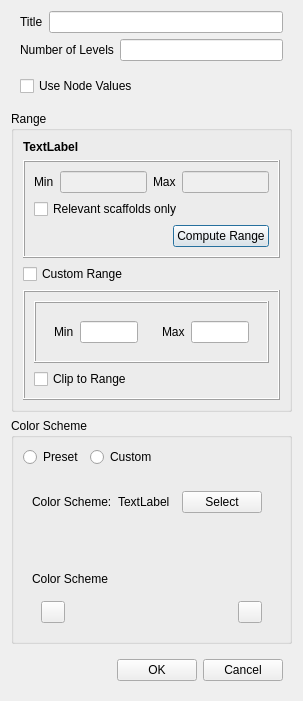
<?xml version="1.0" encoding="UTF-8"?>
<ui version="4.0">
 <class>ContourColormapDialog</class>
 <widget class="QDialog" name="ContourColormapDialog">
  <property name="geometry">
   <rect>
    <x>0</x>
    <y>0</y>
    <width>303</width>
    <height>677</height>
   </rect>
  </property>
  <property name="windowTitle">
   <string>Colormap Legend</string>
  </property>
  <layout class="QVBoxLayout" name="verticalLayout_3">
   <item>
    <widget class="QWidget" name="widget_6" native="true">
     <layout class="QHBoxLayout" name="horizontalLayout_5">
      <property name="topMargin">
       <number>0</number>
      </property>
      <property name="bottomMargin">
       <number>0</number>
      </property>
      <item>
       <widget class="QLabel" name="label_6">
        <property name="text">
         <string>Title</string>
        </property>
       </widget>
      </item>
      <item>
       <widget class="QLineEdit" name="fieldDisplayName"/>
      </item>
     </layout>
    </widget>
   </item>
   <item>
    <widget class="QWidget" name="widget_7" native="true">
     <layout class="QHBoxLayout" name="horizontalLayout_6">
      <property name="topMargin">
       <number>0</number>
      </property>
      <property name="bottomMargin">
       <number>0</number>
      </property>
      <item>
       <widget class="QLabel" name="label_1">
        <property name="text">
         <string>Number of Levels</string>
        </property>
       </widget>
      </item>
      <item>
       <widget class="QLineEdit" name="numberOfLevels"/>
      </item>
     </layout>
    </widget>
   </item>
   <item>
    <widget class="QWidget" name="widget_12" native="true">
     <layout class="QVBoxLayout" name="verticalLayout_8">
      <item>
       <widget class="QCheckBox" name="useNodeValues">
        <property name="text">
         <string>Use Node Values</string>
        </property>
       </widget>
      </item>
     </layout>
    </widget>
   </item>
   <item>
    <widget class="QGroupBox" name="groupBox">
     <property name="title">
      <string>Range</string>
     </property>
     <layout class="QVBoxLayout" name="verticalLayout">
      <item>
       <widget class="QLabel" name="colorBy">
        <property name="font">
         <font>
          <bold>true</bold>
         </font>
        </property>
        <property name="text">
         <string>TextLabel</string>
        </property>
       </widget>
      </item>
      <item>
       <widget class="QFrame" name="frame">
        <property name="frameShape">
         <enum>QFrame::Box</enum>
        </property>
        <property name="frameShadow">
         <enum>QFrame::Raised</enum>
        </property>
        <layout class="QVBoxLayout" name="verticalLayout_5">
         <item>
          <widget class="QWidget" name="widget_8" native="true">
           <layout class="QHBoxLayout" name="horizontalLayout_7">
            <property name="leftMargin">
             <number>0</number>
            </property>
            <property name="topMargin">
             <number>0</number>
            </property>
            <property name="rightMargin">
             <number>0</number>
            </property>
            <property name="bottomMargin">
             <number>0</number>
            </property>
            <item>
             <widget class="QWidget" name="widget_9" native="true">
              <layout class="QFormLayout" name="formLayout_5">
               <property name="leftMargin">
                <number>0</number>
               </property>
               <property name="topMargin">
                <number>0</number>
               </property>
               <property name="rightMargin">
                <number>0</number>
               </property>
               <property name="bottomMargin">
                <number>0</number>
               </property>
               <item row="0" column="0">
                <widget class="QLabel" name="label_8">
                 <property name="text">
                  <string>Min</string>
                 </property>
                </widget>
               </item>
               <item row="0" column="1">
                <widget class="QLineEdit" name="rangeMin">
                 <property name="enabled">
                  <bool>false</bool>
                 </property>
                </widget>
               </item>
              </layout>
             </widget>
            </item>
            <item>
             <widget class="QWidget" name="widget_10" native="true">
              <layout class="QFormLayout" name="formLayout_6">
               <property name="leftMargin">
                <number>0</number>
               </property>
               <property name="topMargin">
                <number>0</number>
               </property>
               <property name="rightMargin">
                <number>0</number>
               </property>
               <property name="bottomMargin">
                <number>0</number>
               </property>
               <item row="0" column="0">
                <widget class="QLabel" name="label_9">
                 <property name="text">
                  <string>Max</string>
                 </property>
                </widget>
               </item>
               <item row="0" column="1">
                <widget class="QLineEdit" name="rangeMax">
                 <property name="enabled">
                  <bool>false</bool>
                 </property>
                </widget>
               </item>
              </layout>
             </widget>
            </item>
           </layout>
          </widget>
         </item>
         <item>
          <widget class="QCheckBox" name="relevantScaffoldsOnly">
           <property name="text">
            <string>Relevant scaffolds only</string>
           </property>
          </widget>
         </item>
         <item>
          <widget class="QWidget" name="widget" native="true">
           <layout class="QHBoxLayout" name="horizontalLayout">
            <property name="leftMargin">
             <number>0</number>
            </property>
            <property name="topMargin">
             <number>0</number>
            </property>
            <property name="rightMargin">
             <number>0</number>
            </property>
            <property name="bottomMargin">
             <number>0</number>
            </property>
            <item>
             <spacer name="horizontalSpacer_2">
              <property name="orientation">
               <enum>Qt::Horizontal</enum>
              </property>
              <property name="sizeHint" stdset="0">
               <size>
                <width>20</width>
                <height>20</height>
               </size>
              </property>
             </spacer>
            </item>
            <item>
             <widget class="QPushButton" name="computeRange">
              <property name="text">
               <string>Compute Range</string>
              </property>
             </widget>
            </item>
           </layout>
          </widget>
         </item>
        </layout>
       </widget>
      </item>
      <item>
       <widget class="QCheckBox" name="useCustomRange">
        <property name="text">
         <string>Custom Range</string>
        </property>
       </widget>
      </item>
      <item>
       <widget class="QFrame" name="customRangeGroup">
        <property name="frameShape">
         <enum>QFrame::Box</enum>
        </property>
        <property name="frameShadow">
         <enum>QFrame::Raised</enum>
        </property>
        <layout class="QVBoxLayout" name="verticalLayout_4">
         <item>
          <widget class="QFrame" name="frame_2">
           <property name="frameShape">
            <enum>QFrame::Box</enum>
           </property>
           <property name="frameShadow">
            <enum>QFrame::Raised</enum>
           </property>
           <layout class="QHBoxLayout" name="horizontalLayout_4">
            <item>
             <widget class="QWidget" name="widget_4" native="true">
              <layout class="QFormLayout" name="formLayout_3">
               <item row="0" column="0">
                <widget class="QLabel" name="label_4">
                 <property name="text">
                  <string>Min</string>
                 </property>
                </widget>
               </item>
               <item row="0" column="1">
                <widget class="QLineEdit" name="customRangeMin">
                 <property name="text">
                  <string/>
                 </property>
                </widget>
               </item>
              </layout>
             </widget>
            </item>
            <item>
             <widget class="QWidget" name="widget_5" native="true">
              <layout class="QFormLayout" name="formLayout_4">
               <item row="0" column="0">
                <widget class="QLabel" name="label_5">
                 <property name="text">
                  <string>Max</string>
                 </property>
                </widget>
               </item>
               <item row="0" column="1">
                <widget class="QLineEdit" name="customRangeMax">
                 <property name="text">
                  <string/>
                 </property>
                </widget>
               </item>
              </layout>
             </widget>
            </item>
           </layout>
          </widget>
         </item>
         <item>
          <widget class="QCheckBox" name="clipToRange">
           <property name="text">
            <string>Clip to Range</string>
           </property>
          </widget>
         </item>
        </layout>
       </widget>
      </item>
     </layout>
    </widget>
   </item>
   <item>
    <widget class="QGroupBox" name="groupBox_2">
     <property name="title">
      <string>Color Scheme</string>
     </property>
     <layout class="QVBoxLayout" name="verticalLayout_2">
      <property name="bottomMargin">
       <number>0</number>
      </property>
      <item>
       <widget class="QWidget" name="widget_2" native="true">
        <layout class="QHBoxLayout" name="horizontalLayout_8">
         <property name="leftMargin">
          <number>0</number>
         </property>
         <property name="topMargin">
          <number>0</number>
         </property>
         <property name="rightMargin">
          <number>0</number>
         </property>
         <property name="bottomMargin">
          <number>0</number>
         </property>
         <item>
          <widget class="QRadioButton" name="usePresetColorScheme">
           <property name="text">
            <string>Preset</string>
           </property>
          </widget>
         </item>
         <item>
          <widget class="QRadioButton" name="useCustomColorScheme">
           <property name="text">
            <string>Custom</string>
           </property>
          </widget>
         </item>
         <item>
          <spacer name="horizontalSpacer_3">
           <property name="orientation">
            <enum>Qt::Horizontal</enum>
           </property>
           <property name="sizeHint" stdset="0">
            <size>
             <width>20</width>
             <height>20</height>
            </size>
           </property>
          </spacer>
         </item>
        </layout>
       </widget>
      </item>
      <item>
       <widget class="QWidget" name="presetSchemeGroup" native="true">
        <layout class="QVBoxLayout" name="verticalLayout_6">
         <item>
          <widget class="QWidget" name="widget_11" native="true">
           <layout class="QHBoxLayout" name="horizontalLayout_2">
            <property name="leftMargin">
             <number>0</number>
            </property>
            <item>
             <widget class="QLabel" name="label_3">
              <property name="text">
               <string>Color Scheme:</string>
              </property>
             </widget>
            </item>
            <item>
             <widget class="QLabel" name="presetColorScheme">
              <property name="sizePolicy">
               <sizepolicy hsizetype="Expanding" vsizetype="Preferred">
                <horstretch>0</horstretch>
                <verstretch>0</verstretch>
               </sizepolicy>
              </property>
              <property name="text">
               <string>TextLabel</string>
              </property>
             </widget>
            </item>
            <item>
             <widget class="QPushButton" name="select">
              <property name="text">
               <string>Select</string>
              </property>
             </widget>
            </item>
           </layout>
          </widget>
         </item>
         <item>
          <widget class="QLabel" name="presetColorBar">
           <property name="sizePolicy">
            <sizepolicy hsizetype="Preferred" vsizetype="Fixed">
             <horstretch>0</horstretch>
             <verstretch>0</verstretch>
            </sizepolicy>
           </property>
           <property name="minimumSize">
            <size>
             <width>0</width>
             <height>20</height>
            </size>
           </property>
           <property name="maximumSize">
            <size>
             <width>16777215</width>
             <height>20</height>
            </size>
           </property>
           <property name="text">
            <string/>
           </property>
           <property name="scaledContents">
            <bool>true</bool>
           </property>
          </widget>
         </item>
        </layout>
       </widget>
      </item>
      <item>
       <widget class="QWidget" name="customSchemeGroup" native="true">
        <layout class="QVBoxLayout" name="verticalLayout_7">
         <item>
          <widget class="QLabel" name="label">
           <property name="text">
            <string>Color Scheme</string>
           </property>
          </widget>
         </item>
         <item>
          <widget class="QWidget" name="widget_13" native="true">
           <layout class="QHBoxLayout" name="horizontalLayout_9">
            <item>
             <widget class="QPushButton" name="customMinColor">
              <property name="maximumSize">
               <size>
                <width>24</width>
                <height>24</height>
               </size>
              </property>
              <property name="text">
               <string/>
              </property>
             </widget>
            </item>
            <item>
             <widget class="QLabel" name="customColorBar">
              <property name="sizePolicy">
               <sizepolicy hsizetype="Preferred" vsizetype="Fixed">
                <horstretch>0</horstretch>
                <verstretch>0</verstretch>
               </sizepolicy>
              </property>
              <property name="minimumSize">
               <size>
                <width>20</width>
                <height>20</height>
               </size>
              </property>
              <property name="maximumSize">
               <size>
                <width>16777215</width>
                <height>20</height>
               </size>
              </property>
              <property name="text">
               <string/>
              </property>
             </widget>
            </item>
            <item>
             <widget class="QPushButton" name="customMaxColor">
              <property name="maximumSize">
               <size>
                <width>24</width>
                <height>24</height>
               </size>
              </property>
              <property name="text">
               <string/>
              </property>
             </widget>
            </item>
           </layout>
          </widget>
         </item>
        </layout>
       </widget>
      </item>
     </layout>
    </widget>
   </item>
   <item>
    <widget class="QWidget" name="widget_3" native="true">
     <layout class="QHBoxLayout" name="horizontalLayout_3">
      <item>
       <spacer name="horizontalSpacer">
        <property name="orientation">
         <enum>Qt::Horizontal</enum>
        </property>
        <property name="sizeHint" stdset="0">
         <size>
          <width>20</width>
          <height>20</height>
         </size>
        </property>
       </spacer>
      </item>
      <item>
       <widget class="QPushButton" name="ok">
        <property name="text">
         <string>OK</string>
        </property>
       </widget>
      </item>
      <item>
       <widget class="QPushButton" name="cancel">
        <property name="text">
         <string>Cancel</string>
        </property>
       </widget>
      </item>
     </layout>
    </widget>
   </item>
  </layout>
 </widget>
 <resources/>
 <connections>
  <connection>
   <sender>cancel</sender>
   <signal>clicked()</signal>
   <receiver>ContourColormapDialog</receiver>
   <slot>reject()</slot>
   <hints>
    <hint type="sourcelabel">
     <x>344</x>
     <y>227</y>
    </hint>
    <hint type="destinationlabel">
     <x>199</x>
     <y>128</y>
    </hint>
   </hints>
  </connection>
 </connections>
</ui>
